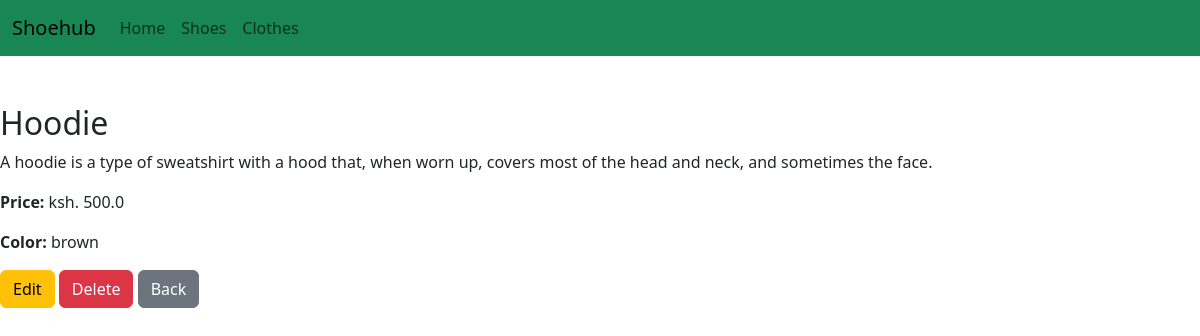
/firstapp/clothes/4/, run on the app's committed database.
### firstapp/models.py (models this page shows, shortened)
class Clothes(models.Model):
    name=models.CharField(max_length=200)
    description=models.CharField(max_length=255)
    price=models.FloatField()
    color=models.CharField(max_length=100)
    created_at=models.DateField(auto_now_add=True)
    updated_at=models.DateField(auto_now=True)

### firstapp/views.py (the view)
# urls.py: path('clothes/<int:pk>/', views.clothes_detail, name='clothes-detail'),
def clothes_detail(request, pk):
    cloth = get_object_or_404(Clothes, pk=pk)
    return render(request, 'clothes_detail.html', {'cloth': cloth})

### templates/clothes_detail.html
{% extends 'main.html' %}
{% block content %}
<div class="my-5">
    <h2>{{ cloth.name }}</h2>
    <p>{{ cloth.description }}</p>
    <p><strong>Price:</strong> ksh. {{ cloth.price }}</p>
    <p><strong>Color:</strong> {{ cloth.color }}</p>
    <div class="mt-3">
        <a href="{% url 'update-clothes' cloth.pk %}" class="btn btn-warning">Edit</a>
        <a href="{% url 'delete-clothes' cloth.pk %}" class="btn btn-danger">Delete</a>
        <a href="{% url 'home' %}" class="btn btn-secondary">Back</a>
    </div>
</div>
{% endblock %}

### data on the page
Clothes: name "Hoodie", description "A hoodie is a type of sweatshirt with a hood that, when worn up, covers most of the head and neck, and sometimes the face.", price "500.0", color "brown"
